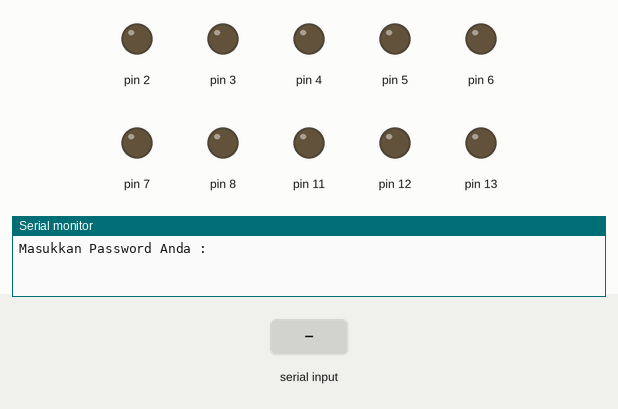
This sketch was run on a simulated Arduino Uno, built with avr-gcc and run on an emulated ATmega328P. Parts: output pins drawn as LEDs (lit = HIGH), the last lines printed to the serial monitor. Dashed ring = blinking. Inputs (shaded band) come from the test bench.

Above: at 1.2 s.
1.3 s: "90,45\n" received over Serial
At 2.5 s:
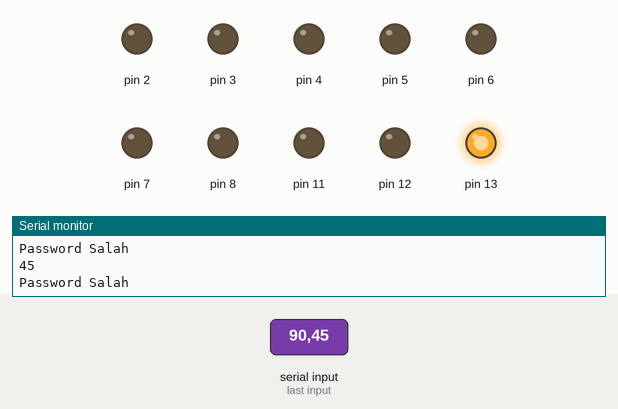
2.8 s: "123\n" received over Serial
At 2.92 s:
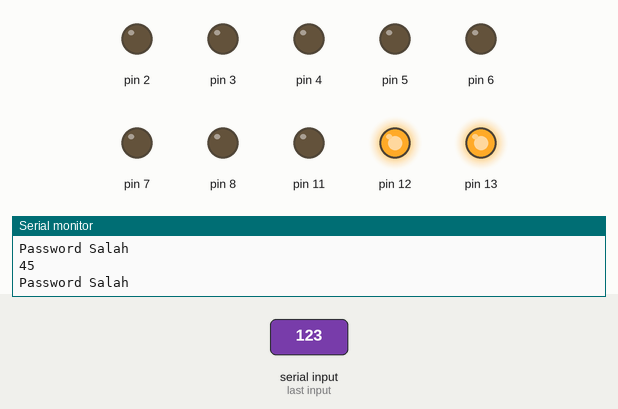
4.5 s: "30,150\n" received over Serial
At 5.9 s:
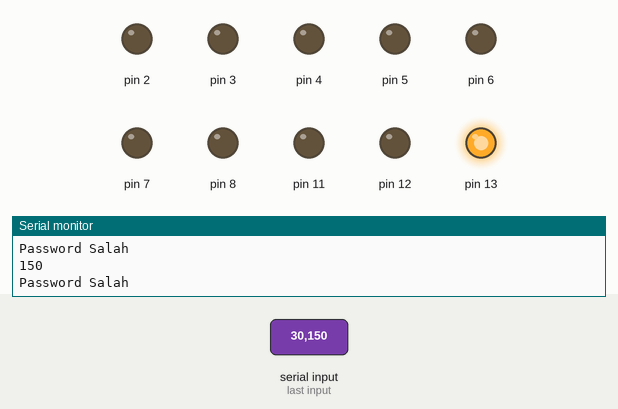
6.5 s: "90,45\n" received over Serial
At 7.75 s:
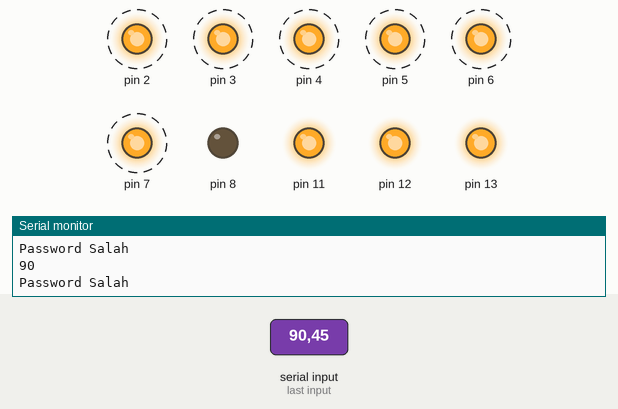
9.5 s: "0\n" received over Serial
At 12.4 s:
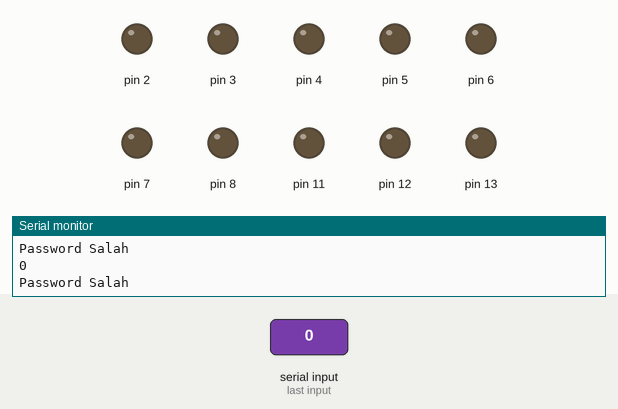
Timing chart, 0 to 13.5 s (numbered marks = the images above; inputs shaded):
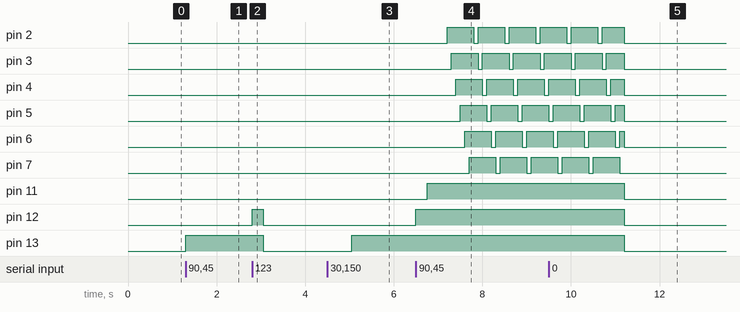

The sketch:

SerialMonitor_WithPass.ino
```cpp
int batas = 0;

void setup() {
  // put your setup code here, to run once:
  for (int i = 2; i < 9; i++) {
    pinMode(i, OUTPUT);
  }
  // pinMode(2, OUTPUT);
  pinMode(13, OUTPUT);
  pinMode(12, OUTPUT);
  pinMode(11, OUTPUT);
  Serial.begin(9600);
  Serial.println("Masukkan Password Anda : ");
}

void off() {
  for (int i = 2; i < 9; i++) {
    digitalWrite(i, LOW);
  }
}

void ledOff() {
  for (int i = 13; i > 10; i--) {
    digitalWrite(i, LOW);
  }
}

void loop() {
  // put your main code here, to run repeatedly:
  off();
  while (Serial.available() == 0) {}
  int pass = Serial.parseInt();
  Serial.println(pass);
  if (pass == 123) {
    Serial.println("Password Benar");
    while (Serial.available() == 1) {
      digitalWrite(2, LOW);
      digitalWrite(3, LOW);
      digitalWrite(4, LOW);
      ledOff();
      delay(1000);
      batas = 0;
    }
  } else {
    Serial.println("Password Salah");
    while (Serial.available() == 1) {}
    batas++;
    if (batas == 1) {
      digitalWrite(13, HIGH);
      delay(250);
    } else if (batas == 2) {
      digitalWrite(13, HIGH);
      digitalWrite(12, HIGH);
      delay(250);
    } else if (batas == 3) {
      digitalWrite(13, HIGH);
      digitalWrite(12, HIGH);
      digitalWrite(11, HIGH);
      delay(250);
      for (int j = 0; j < 6; j++) {
        for (int i = 1; i < 8; i++) {
          digitalWrite(i, LOW);
          delay(100);
          digitalWrite(i, HIGH);
        }
      }
    } else {
      off();
      ledOff();
      batas = 0;
    }
  }
}
```

Measured:
- after the input at 1.3 s, pin 13: LOW → HIGH at once
- after the input at 2.8 s, pin 12: LOW → HIGH at once, → LOW 0.25 s later; pin 13: HIGH → LOW after 0.25 s
- after the input at 4.5 s, pin 13: LOW → HIGH after 0.55 s
- after the input at 6.5 s, pin 2: alternates HIGH for 0.60 s and LOW for 0.10 s, starting after 0.70 s; pin 3: alternates HIGH for 0.60 s and LOW for 0.10 s, starting after 0.80 s
- after the input at 9.5 s, pin 11–13: HIGH → LOW after 1.7 s
